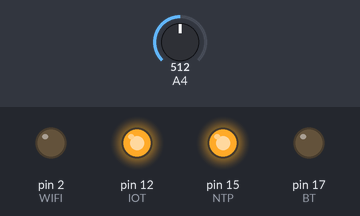
Recording of a sketch running on a simulated Arduino Mega 2560, built with avr-gcc and run on an emulated ATmega2560. Shown: output pins drawn as LEDs (lit = HIGH). Inputs (shaded band) come from the test bench; at power-on: A4 = 512. What the sketch prints to the serial monitor is not drawn.

Above: at 1.2 s.
1.3 s: A4 set to 500
At 2.5 s:
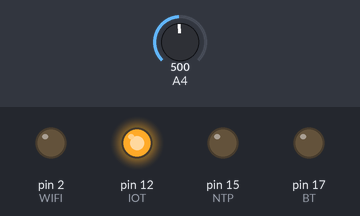
2.8 s: A4 set to 265
4.3 s: A4 set to 244
At 4.8 s:
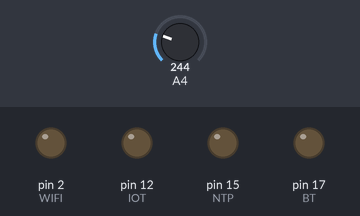
5.8 s: A4 set to 900
At 7.0 s:
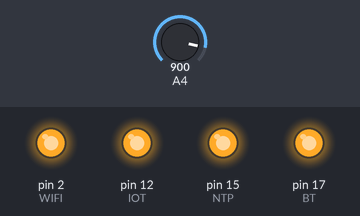
7.3 s: A4 set to 781
8.8 s: A4 set to 749
At 9.5 s:
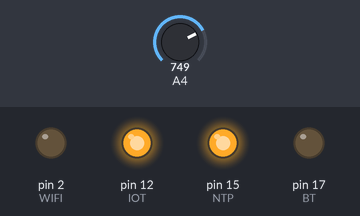
Timing chart, 0 to 11.3 s (numbered marks = the images above; inputs shaded):
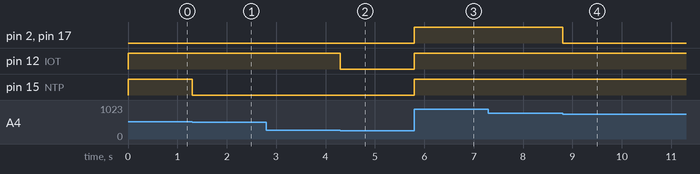

The sketch:

analog3.ino
```cpp
#include <analogWrite.h>

int BT = 17;
         int WIFI = 2;
                    int NTP = 15;
                              int IOT = 12 ;
int LDR = 36 ;
int light = 0;

void setup() {
  pinMode (BT, OUTPUT);
  pinMode (WIFI, OUTPUT);
  pinMode (NTP, OUTPUT);
  pinMode (IOT, OUTPUT);
  digitalWrite (BT, HIGH);
  digitalWrite (WIFI, HIGH);
  digitalWrite (NTP, HIGH);
  digitalWrite (BT, HIGH);
  pinMode (LDR, INPUT);
  Serial.begin(9600);
}
void loop() {

  light = map (analogRead(36), 0, 1024, 0, 4 );
  Serial.print(light);

  if (light == 0) {
    digitalWrite( BT, LOW);
    digitalWrite( WIFI, LOW);
    digitalWrite( NTP, LOW);
    digitalWrite( IOT, LOW);
  }
    if (light == 1) {
    digitalWrite( BT, LOW);
    digitalWrite( WIFI, LOW);
    digitalWrite( NTP, LOW);
    digitalWrite( IOT, HIGH);
    }
    if (light == 2) {
    digitalWrite( BT, LOW);
    digitalWrite( WIFI, LOW);
    digitalWrite( NTP, HIGH);
    digitalWrite( IOT, HIGH);
    }
    if (light == 3) {
    digitalWrite( BT, HIGH);
    digitalWrite( WIFI, HIGH);
    digitalWrite( NTP, HIGH);
    digitalWrite( IOT, HIGH);
  }

  if (light == 4) {
    digitalWrite( BT, HIGH);
    digitalWrite( WIFI, HIGH);
    digitalWrite( NTP, HIGH);
    digitalWrite( IOT, HIGH);
  }
}
```

Measured:
- the behaviour switches between 512 and 511 on A4 (found by bisection; images 0 and 1)
- the behaviour switches between 256 and 255 on A4 (found by bisection; images 1 and 2)
- the behaviour switches between 768 and 767 on A4 (found by bisection; images 3 and 4)
- after the input at 1.3 s, pin 15 (NTP): HIGH → LOW at once
- after the input at 2.8 s, every drawn part: stays the same
- after the input at 4.3 s, pin 12 (IOT): HIGH → LOW at once
- after the input at 5.8 s, pin 2 (WIFI), pin 12 (IOT), pin 15 (NTP), pin 17 (BT): LOW → HIGH at once
- after the input at 7.3 s, every drawn part: stays the same
- after the input at 8.8 s, pin 2 (WIFI), pin 17 (BT): HIGH → LOW at once
